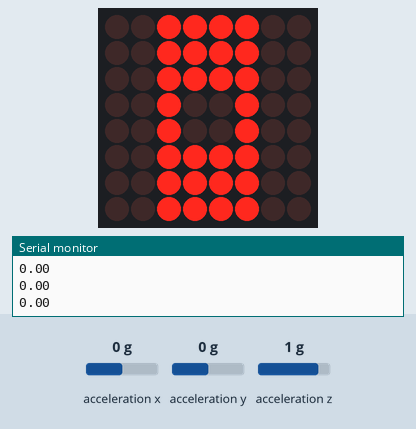
A sketch run on a simulated Arduino Uno, built with avr-gcc and run on an emulated ATmega328P. Shown: 8×8 LED matrix, the last lines printed to the serial monitor. The test bench sets the inputs (shaded band); at power-on: acceleration x 0 g, acceleration z 1 g, acceleration y 0 g.

Above: at 1.2 s.
1.3 s: acceleration x set to -1.4 g
At 2.4 s:
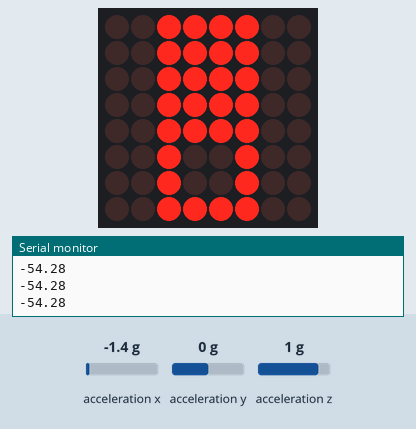
2.8 s: acceleration z set to 0 g
At 3.9 s:
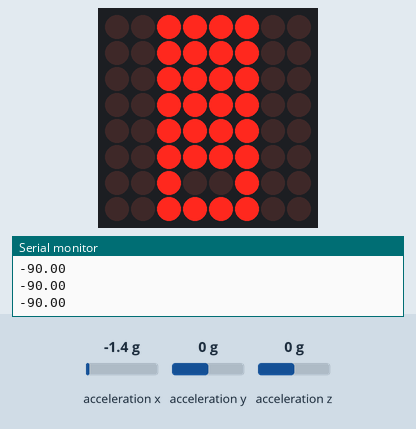
5.8 s: acceleration x set to 0.8 g
8.8 s: acceleration z set to -1.4 g
At 9.8 s:
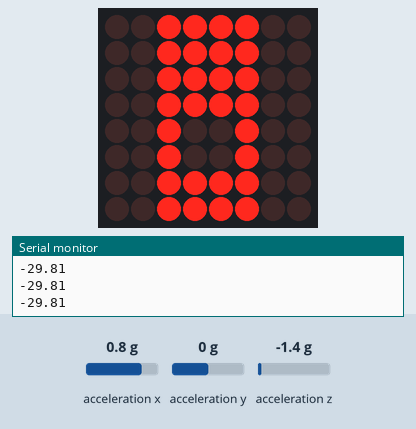
10.3 s: acceleration x set to -0.8 g
At 11.5 s:
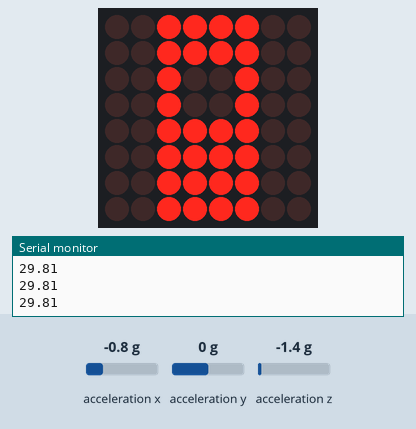
11.8 s: acceleration z set to -0.8 g
At 12.8 s:
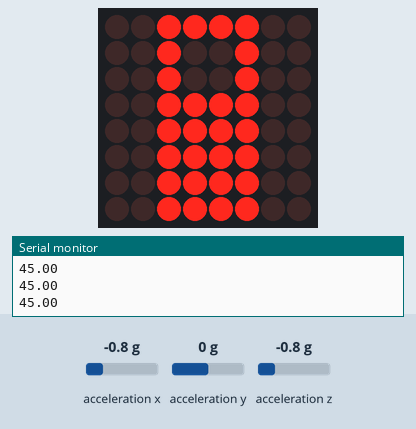
Timing chart, 0 to 14.3 s (numbered marks = the images above; inputs shaded):
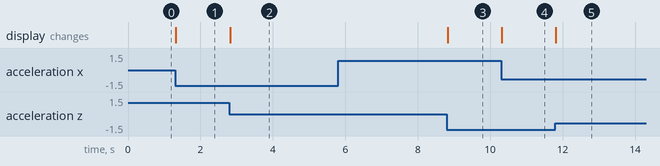

Measured:
- after the input at 1.3 s, the display: changes at once (image 1)
- after the input at 2.8 s, the display: changes at once (image 2)
- after the input at 8.8 s, the display: changes at once (image 3)
- after the input at 10.3 s, the display: changes at once (image 4)
- after the input at 11.8 s, the display: changes at once (image 5)

The sketch:

Parte_1.ino
```cpp
#include <Wire.h>
#include <SPI.h>
#include <SparkFun_ADXL345.h>
#include <LedControl.h>

//Directivas
#define ancho_matriz 8
#define alto_matriz 9
#define DATO_PIN 12
#define CLK_PIN 11
#define CS_PIN 10

//Variables
float xg,yg,zg;
float soh;
float tilt;
float angle;

const byte desnivelmenos5[8] = {
  B00000000,
  B00000000,
  B11111111,
  B11111101,
  B11111101,
  B11111111,
  B00000000,
  B00000000
};

const byte desnivelmenos4[8] = {
  B00000000,
  B00000000,
  B11111111,
  B11111001,
  B11111001,
  B11111111,
  B00000000,
  B00000000
};

const byte desnivelmenos3[8] = {
  B00000000,
  B00000000,
  B11111111,
  B11111011,
  B11111011,
  B11111111,
  B00000000,
  B00000000
};

const byte desnivelmenos2[8] = {
  B00000000,
  B00000000,
  B11111111,
  B11110011,
  B11110011,
  B11111111,
  B00000000,
  B00000000
  };

const byte desnivelmenos1[8] = {
  B00000000,
  B00000000,
  B11111111,
  B11110111,
  B11110111,
  B11111111,
  B00000000,
  B00000000
  };

const byte centrado[8] = {
  B00000000,
  B00000000,
  B11111111,
  B11100111,
  B11100111,
  B11111111,
  B00000000,
  B00000000};

const byte desnivelmas1[8] = {
  B00000000,
  B00000000,
  B11111111,
  B11101111,
  B11101111,
  B11111111,
  B00000000,
  B00000000};

const byte desnivelmas2[8] = {
  B00000000,
  B00000000,
  B11111111,
  B11001111,
  B11001111,
  B11111111,
  B00000000,
  B00000000
};

const byte desnivelmas3[8] = {
  B00000000,
  B00000000,
  B11111111,
  B11011111,
  B11011111,
  B11111111,
  B00000000,
  B00000000
};

const byte desnivelmas4[8] = {
  B00000000,
  B00000000,
  B11111111,
  B10011111,
  B10011111,
  B11111111,
  B00000000,
  B00000000
};

const byte desnivelmas5[8] = {
  B00000000,
  B00000000,
  B11111111,
  B10111111,
  B10111111,
  B11111111,
  B00000000,
  B00000000
};

//Constructores
LedControl ledMatrix = LedControl(DATO_PIN,CLK_PIN,CS_PIN,1);
ADXL345 NIVEL = ADXL345();
void setup() {
   Serial.begin(9600);
   ledMatrix.shutdown(0,false);
   ledMatrix.setIntensity(0,15);  //Brilo a la mitad
   ledMatrix.clearDisplay(0);    //limpio el display
   NIVEL.powerOn();
   NIVEL.setRangeSetting(8);       //Definir el rango

}

void loop() {
   nivelacion();
   animacion();

}

void nivelacion(){
  int sumax = 0;
  int x, y, z;
  NIVEL.readAccel(&x, &y, &z);
     xg = x*0.0039;
     yg = y*0.0039;
     zg = z*0.0039;
     soh = xg/zg;

     tilt = atan(soh)*57.296;
}

void animacion(){
  Serial.println(tilt);
  if((abs(tilt) > 90)){  //Ya se cayo la casa
    for (int i = alto_matriz; i > 0; i--) {
    ledMatrix.setColumn(0, i, desnivelmas5[i]);
      }
    for (int i = alto_matriz; i > 0; i--) {
    ledMatrix.setColumn(0, i, desnivelmenos5[i]);
      }
  }

  if((tilt < -60) && ( tilt >= -90) ){  //Ya se cayo la casa
    for (int i = alto_matriz; i > 0; i--) {
    ledMatrix.setColumn(0, i, desnivelmenos5[i]);
      }
  }

  if((tilt < -45) && (tilt >= -60 )){  //Demasiado Inclinado hacia la izquierda
    for (int i = alto_matriz; i > 0; i--) {
    ledMatrix.setColumn(0, i, desnivelmenos4[i]);
      }
  }
  if((tilt < -30) && (tilt >= -45 )){  //Muy Inclinado hacia la izquierda
    for (int i = alto_matriz; i > 0; i--) {
    ledMatrix.setColumn(0, i, desnivelmenos3[i]);
      }
  }

  if((tilt < -15) && (tilt >= -30 )){  //Poco Inclinado hacia la izquierda
   for (int i = alto_matriz; i > 0; i--) {
    ledMatrix.setColumn(0, i, desnivelmenos2[i]);
      }
  }

  if((tilt < -5) && (tilt >= -15 )){  //Muy poco Inclinado hacia la izquierda
   for (int i = alto_matriz; i > 0; i--) {
    ledMatrix.setColumn(0, i, desnivelmenos1[i]);
      }
  }

  if(tilt >= -5 && tilt <= 5){  //Correctamente Nivelado
   for (int i = alto_matriz; i > 0; i--) {
    ledMatrix.setColumn(0, i, centrado[i]);
      }
  }

  if((tilt > 5) && (tilt <= 15 )){  //Muy poco inclinado hacia la derecha
   for (int i = alto_matriz; i > 0; i--) {
    ledMatrix.setColumn(0, i, desnivelmas1[i]);
      }
  }

  if((tilt > 15) && (tilt <= 30 )){  //Poco Inclinado hacia la izquierda
   for (int i = alto_matriz; i > 0; i--) {
    ledMatrix.setColumn(0, i, desnivelmas2[i]);
      }
  }

  if((tilt > 30) && (tilt <= 45 )){  //Muy Inclinado hacia la izquierda
   for (int i = alto_matriz; i > 0; i--) {
    ledMatrix.setColumn(0, i, desnivelmas3[i]);
      }
  }

  if((tilt > 45) && (tilt <= 60 )){  //Demasiado Inclinado hacia la izquierda
   for (int i = alto_matriz; i > 0; i--) {
    ledMatrix.setColumn(0, i, desnivelmas4[i]);
      }
  }
  if((tilt > 60) && (tilt <= 90 )){  //No valido
   for (int i = alto_matriz; i > 0; i--) {
    ledMatrix.setColumn(0, i, desnivelmas5[i]);
      }
  }
  }
```
